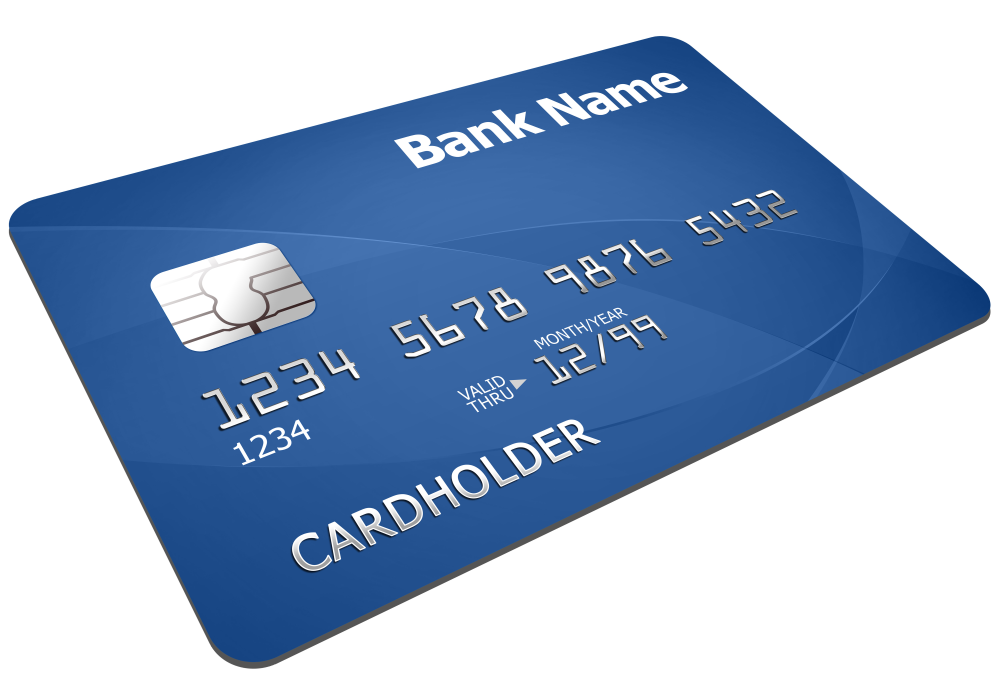
#> input picture Problem_final/card_distors.jpg, 5000 x 3500 px (shown at 1/5 size)
$ jupyter execute --allow-errors card_number_recog.ipynb
#> lines starting #> are read from the running program, lines starting #| are printed output that depends on the picture; after the words box and inside, x2 and y2 are one past the last pixel; in counts of white or black regions, pixels touching at a corner belong together
[cell 1]
import cv2 as cv
import numpy as np
import matplotlib.pyplot as plt
import heapq
import math

[cell 2]
card_img = cv.imread("./card_distors.jpg")[:,:,::-1]

[cell 3]
plt.imshow(card_img, interpolation = 'none')

**Roi extraction**

[cell 4]
card_gray = cv.cvtColor(card_img, cv.COLOR_BGR2GRAY)
ret, card_bin = cv.threshold(card_gray, 0, 255,cv.THRESH_BINARY+cv.THRESH_OTSU)
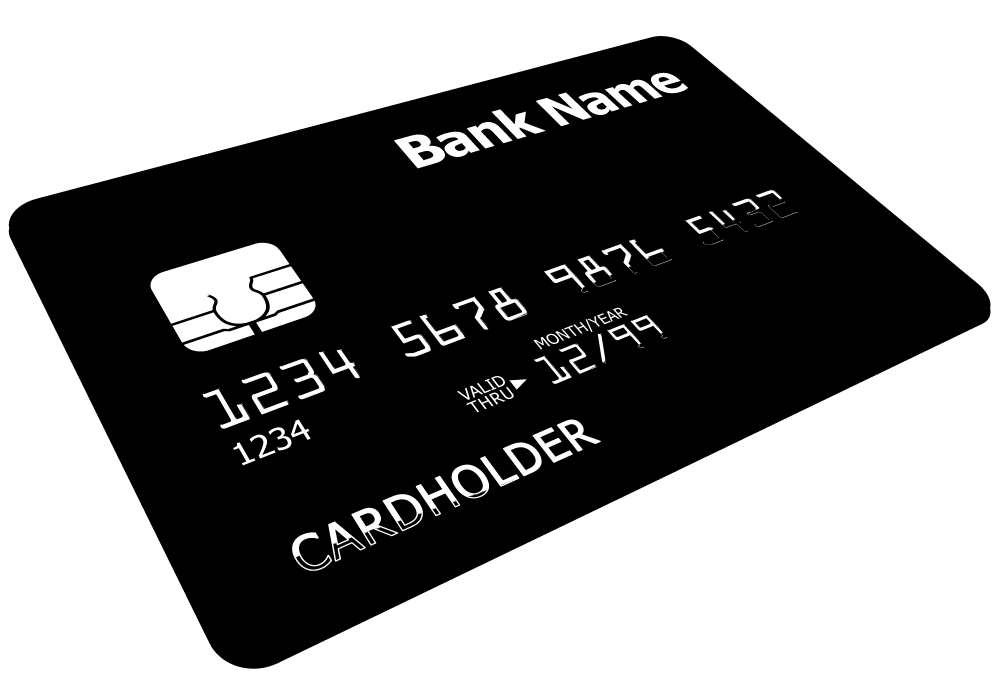
#> card_bin: shape (3500, 5000) (shown at 1/5 size); 53.3% white; 83 black regions (48 under 20 px), largest, box (x1, y1, x2, y2) and area: (44, 180, 4953, 3344) 8096316, (2290, 2347, 2414, 2467) 10650, (1955, 2497, 2083, 2622) 9717
#> ret = 178

[cell 5]
plt.imshow(card_bin, interpolation = 'none')

[cell 6]
cmpts = cv.connectedComponentsWithStats( card_bin )

[cell 7]
plt.imshow(cmpts[1] == 1, interpolation = 'none')

[cell 8]
cpntours_img = np.zeros_like(card_bin, dtype=np.uint8)
card_mask = 1 - np.array(cmpts[1] == 1).astype(np.uint8).copy()
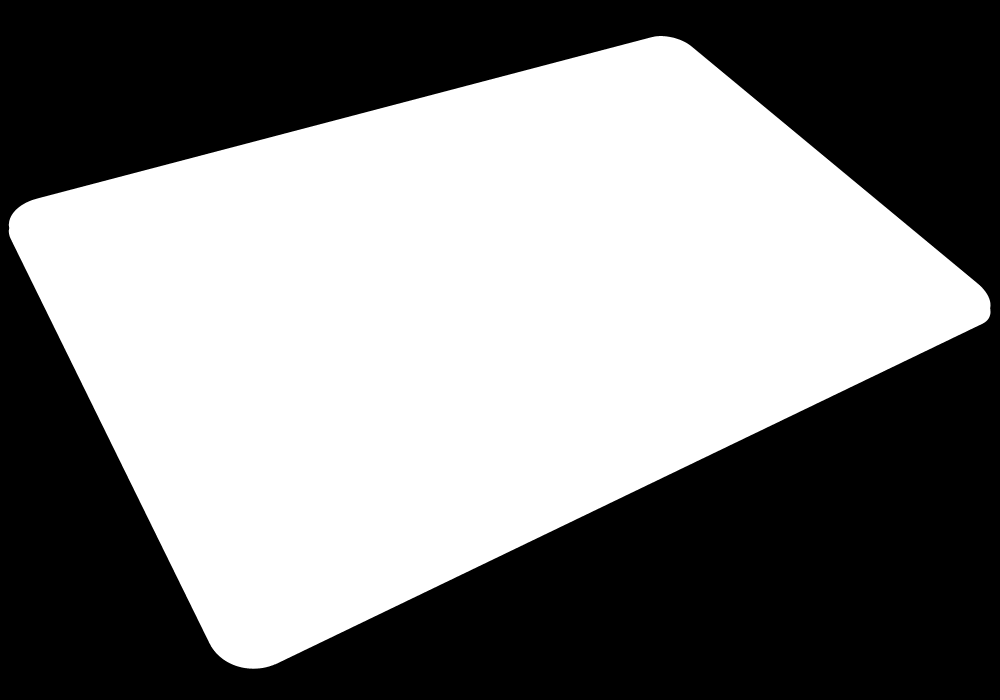
#> card_mask: shape (3500, 5000) (shown at 1/5 size); values 0 (black) and 1 (white), 50.4% white; 1 black region
contours, _ = cv.findContours(card_mask, cv.RETR_EXTERNAL, cv.CHAIN_APPROX_SIMPLE)
#> contours = 1 contour; box (x1, y1, x2, y2) and area: (44, 180, 4953, 3344) 8819478
cv.drawContours(cpntours_img, contours, -1, 255, thickness=4)
#> cpntours_img: shape (3500, 5000); 0.32% white; 1 white region, box (x1, y1, x2, y2) and area: (42, 178, 4955, 3346) 55346
plt.imshow(cpntours_img, interpolation = 'none')

[cell 9]
contours[0].reshape((7961, 2))
#> Out = 7961 pairs, first value 44 to 4952, second value 180 to 3343

[cell 10]
def point_to_segment_distance(point, seg_start, seg_end):
    px, py = point
    x1, y1 = seg_start
    x2, y2 = seg_end

    dx, dy = x2 - x1, y2 - y1
    if dx == 0 and dy == 0:
        return np.linalg.norm([px - x1, py - y1])

    t = ((px - x1) * dx + (py - y1) * dy) / (dx * dx + dy * dy)
    t = max(0, min(1, t))

    closest_x = x1 + t * dx
    closest_y = y1 + t * dy

    return np.linalg.norm([px - closest_x, py - closest_y])

def are_segments_close(segment1, segment2, tolerance):
    p1, p2 = segment1
    q1, q2 = segment2

    return (
        point_to_segment_distance(p1, q1, q2) <= tolerance or
        point_to_segment_distance(p2, q1, q2) <= tolerance
    )


def merge_segments(segments, tolerance):
    merged_segments = []
    used = [False] * len(segments)

    for i, seg1 in enumerate(segments):
        if used[i]:
            continue
        segment1 = ([seg1[0][0], seg1[0][1]], [seg1[0][2], seg1[0][3]])
        current_start, current_end = segment1
        used[i] = True

        for j, seg2 in enumerate(segments):
            if i == j or used[j]:
                continue
            segment2 = ([seg2[0][0], seg2[0][1]], [seg2[0][2], seg2[0][3]])
            if are_segments_close(segment1, segment2, tolerance):
                used[j] = True
                current_start = min(current_start, segment2[0], segment2[1], key=lambda p: (p[0], p[1]))
                current_end = max(current_end, segment2[0], segment2[1], key=lambda p: (p[0], p[1]))

        merged_segments.append([[current_start[0], current_start[1], current_end[0], current_end[1]]])

    return merged_segments

[cell 11]
def find_k_longest_segments(segments, k):
    heap = []

    for segment in segments:
        x1,y1,x2,y2 = segment[0]
        start, end = np.array([x1,y1]), np.array([x2,y2])
        length = np.linalg.norm(end - start)
        start_tuple = tuple([x1,y1])
        end_tuple = tuple([x2,y2])

        if len(heap) < k:
            heapq.heappush(heap, (length, start_tuple, end_tuple))
        else:
            if length > heap[0][0]:
                heapq.heappushpop(heap, (length, start_tuple, end_tuple))

    result = sorted(heap, key=lambda x: -x[0])

    return [[[start_tuple[0], start_tuple[1], end_tuple[0], end_tuple[1]]] for length, start_tuple, end_tuple in result]

[cell 12]
def sort_segments_by_polar_angle(segments, center):
    cx, cy = center

    def polar_angle(point):
        x, y = point
        dx = x - cx
        dy = y - cy
        return math.atan2(dy, dx)

    sorted_segments = sorted(segments, key=lambda seg: polar_angle(seg[0][0:2]))
    return sorted_segments

[cell 13]
edges = cv.Canny(card_bin,50,150,apertureSize = 3)
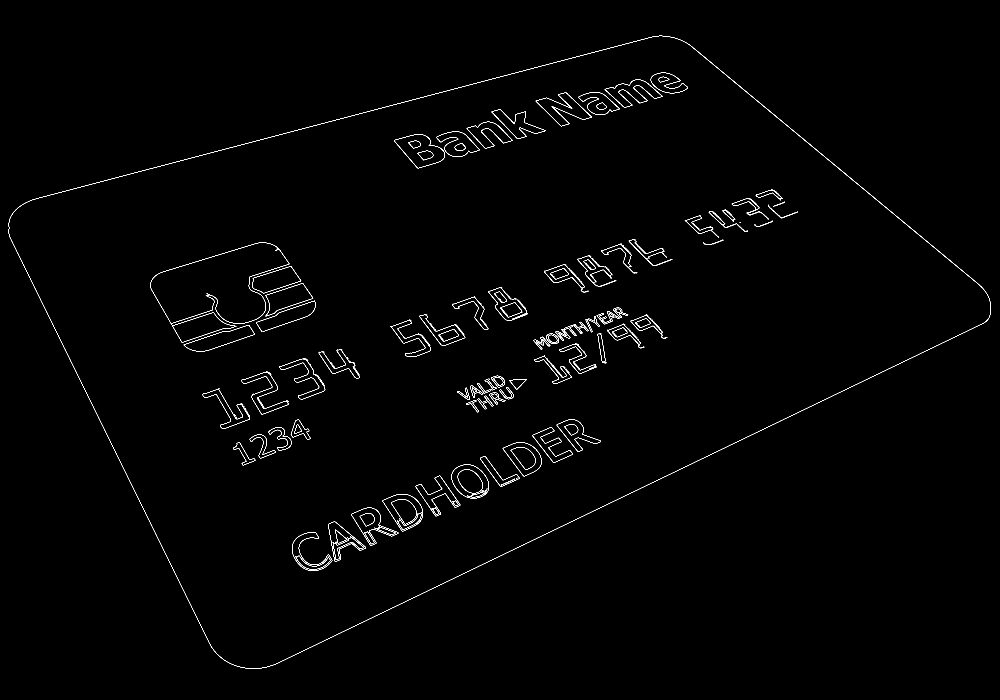
#> edges: shape (3500, 5000) (shown at 1/5 size); 0.37% white in thin lines or dots, all inside (x1, y1, x2, y2) = (43, 179, 4953, 3344)
houghLines = cv.HoughLinesP(cpntours_img,4,np.pi/180,80,minLineLength=200,maxLineGap=30)
#> houghLines = 56 rows, first 6: [43, 1166, 815, 2748], [143, 1005, 845, 817], [1481, 655, 2589, 359], [3019, 2532, 3947, 2080], [2232, 2911, 3183, 2448], [1999, 519, 3126, 218]
contours_draw_img = np.zeros_like(card_bin, dtype=np.uint8)
print(houghLines.shape)
#| (56, 1, 4)
houghLines = merge_segments(houghLines, 6)
#> in merge_segments, `used = [False] * len(segments)`: used = 56 items, first 6: False, False, False, False, False, False
#> the loop in merge_segments, `for i, seg1 in enumerate(segments):` made 56 passes
#> seg1 on passes 2 to 13: [[143, 1005, 845, 817]], [[1481, 655, 2589, 359]], [[3019, 2532, 3947, 2080]], [[2232, 2911, 3183, 2448]], [[1999, 519, 3126, 218]], [[3762, 2174, 4711, 1712]], [[479, 918, 1550, 632]], [[1821, 3109, 2772, 2646]], [[602, 2305, 1059, 3240]], [[4014, 691, 4568, 1155]], [[3763, 483, 4323, 952]], [[1375, 3323, 2147, 2947]]
houghLines = merge_segments(houghLines, 6)
#> the loop in merge_segments (call 2), `for i, seg1 in enumerate(segments):` made 22 passes
#> seg1 on passes 1 to 12: [[43, 1166, 1059, 3240]], [[141, 1007, 1550, 632]], [[1405, 675, 3184, 205]], [[2068, 2990, 4711, 1712]], [[1375, 3323, 2772, 2646]], [[3763, 483, 4920, 1447]], [[44, 1172, 675, 2463]], [[3435, 214, 3675, 415]], [[2730, 327, 3299, 179]], [[4111, 2002, 4931, 1607]], [[1338, 3335, 1773, 3132]], [[160, 998, 430, 926]]
print(len(houghLines))
#| 16
houghLines = find_k_longest_segments(houghLines, 4)
#> the loop in find_k_longest_segments, `for segment in segments:` made 16 passes
#> segment on passes 1 to 12: [[43, 1166, 1066, 3249]], [[141, 1007, 3184, 205]], [[1375, 3323, 4931, 1607]], [[3763, 483, 4920, 1447]], [[44, 1172, 675, 2463]], [[3435, 214, 3675, 415]], [[2730, 327, 3299, 179]], [[1338, 3335, 1773, 3132]], [[160, 998, 430, 926]], [[3323, 2381, 3781, 2160]], [[1931, 532, 2484, 389]], [[4295, 1914, 4653, 1744]]
houghLines = sort_segments_by_polar_angle(houghLines, (card_bin.shape[1] // 2, card_bin.shape[0] // 2))
for line in houghLines:
    x1,y1,x2,y2 = line[0]
    cv.line(contours_draw_img,(x1,y1),(x2,y2),1,10)
#> this loop made 4 passes
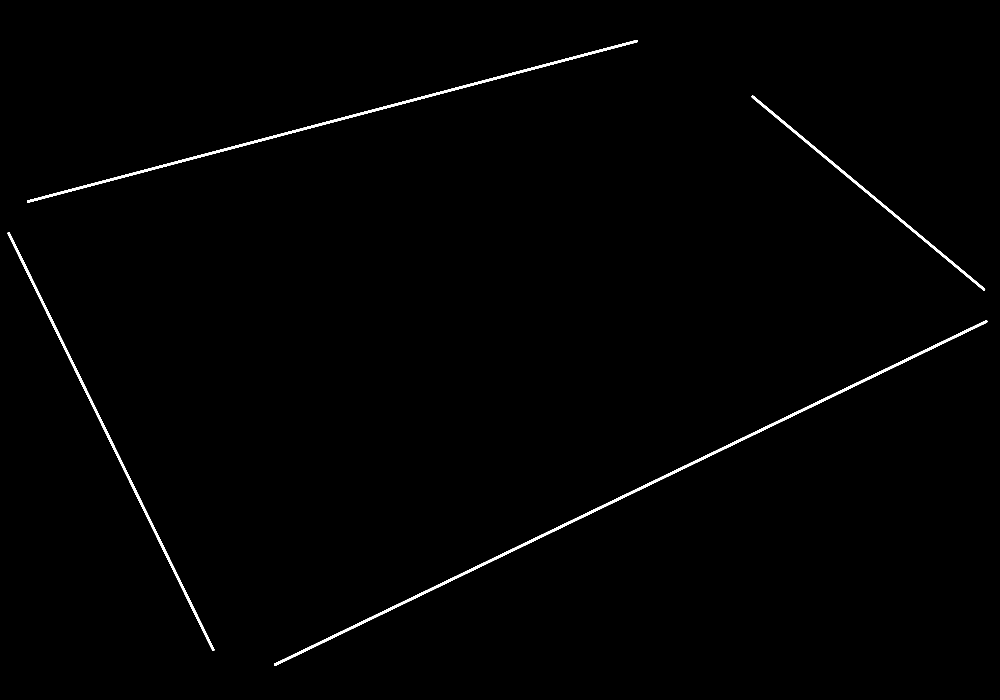
#> contours_draw_img: shape (3500, 5000) (shown at 1/5 size); values 0 (black) and 1 (white), 0.69% white; 4 white regions, box (x1, y1, x2, y2) and area: (1370, 1602, 4937, 3329) 44817, (136, 200, 3190, 1013) 34155, (38, 1161, 1072, 3255) 24987, (3758, 478, 4926, 1453) 16471
plt.imshow(contours_draw_img, interpolation = 'none')
# houghLines = houghLines.reshape((238, 4))
houghLines
#> Out = [[[43, 1166, 1066, 3249]], [[141, 1007, 3184, 205]], [[3763, 483, 4920, 1447]], [[1375, 3323, 4931, 1607]]]

[cell 14]
def find_intersection(segment1, segment2):
    x1, y1 = segment1[0], segment1[1]
    x2, y2 = segment1[2], segment1[3]
    x3, y3 = segment2[0], segment2[1]
    x4, y4 = segment2[2], segment2[3]

    det = (x1 - x2) * (y3 - y4) - (y1 - y2) * (x3 - x4)

    if np.isclose(det, 0):
        return None

    t = ((x1 - x3) * (y3 - y4) - (y1 - y3) * (x3 - x4)) / det
    u = ((x1 - x3) * (y1 - y2) - (y1 - y3) * (x1 - x2)) / det
    px = x1 + t * (x2 - x1)
    py = y1 + t * (y2 - y1)
    return px, py

[cell 15]
source = np.zeros((4, 2))
length = len(houghLines)
for i in range(length):
    source[i] = np.array(find_intersection(houghLines[i][0], houghLines[(i + 1) % length][0]), np.float32)

source
#> Out = [[-14.91, 1048.1], [3370.4, 155.9], [5045.6, 1551.7], [1154.6, 3429.4]]

[cell 16]
card_img_padded = 255*np.ones((card_img.shape[0] + 200, card_img.shape[1] + 200, 3), np.uint8)
card_img_padded[100:(100 + card_img.shape[0]), 100:(100 + card_img.shape[1]), :] = card_img
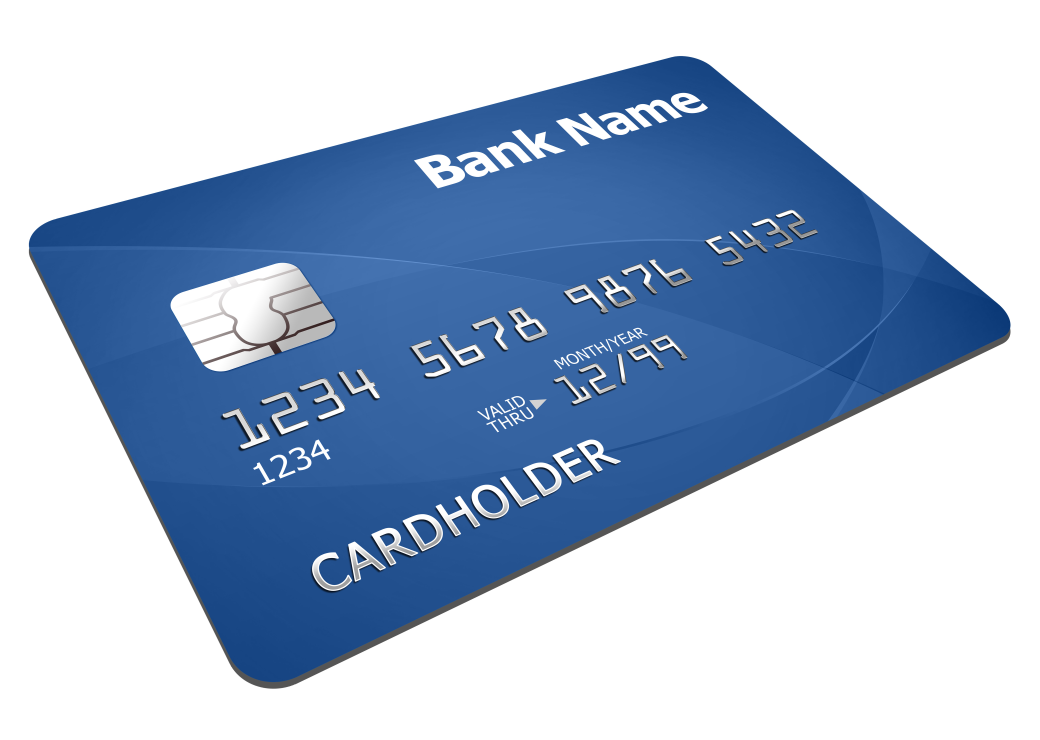
#> card_img_padded: shape (3700, 5200, 3) (shown at 1/5 size); mean R, G, B 165.7, 184.4, 209.7
for i in range(4):
    source[i][0] += 100
    source[i][1] += 100
card_img_padded_draw = card_img_padded.copy()
for pt in source:
    cv.circle(card_img_padded_draw, pt.astype(np.int32), 50, (255, 0, 0), -1)
#> this loop made 4 passes
#> pt on passes 1 to 4: [85.09, 1148.1], [3470.4, 255.9], [5145.6, 1651.7], [1254.6, 3529.4]
plt.imshow(card_img_padded_draw, interpolation = 'none')

[cell 17]
source = source.astype(np.float32)
target = np.float32([[0,0],\
             [512,0],\
             [512,256],\
             [0,256]])
M = cv.getPerspectiveTransform(source, target)
roi_img = cv.warpPerspective(card_img_padded, M, (512,256))
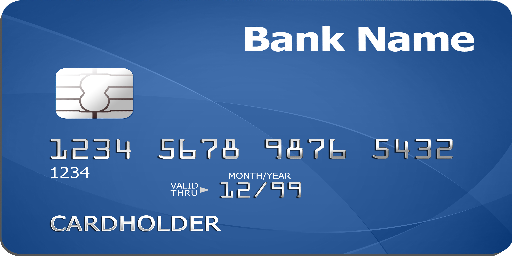
#> roi_img: shape (256, 512, 3); mean R, G, B 60.9, 102.1, 157.8
plt.imshow( roi_img )

**Numbers recognition**

[cell 18]
roi_img_gray = cv.cvtColor(roi_img, cv.COLOR_BGR2GRAY)
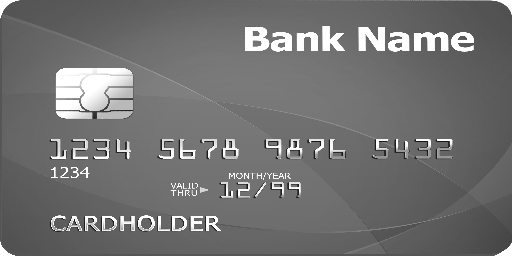
#> roi_img_gray: shape (256, 512); min 11, max 255, mean 113.8
_, roi_img_bin = cv.threshold(roi_img_gray, 127, 255, cv.THRESH_BINARY)
#> roi_img_bin: shape (256, 512); 8.7% white; 147 white regions (91 under 20 px), largest, box (x1, y1, x2, y2) and area: (55, 68, 133, 111) 2854, (358, 27, 385, 51) 492, (245, 27, 270, 51) 463
plt.imshow( roi_img_bin )

[cell 19]
# roi_img_gray[135:160, 50:70, :][12, 7, :]
plt.imshow( roi_img_gray[135:160, 50:70] )
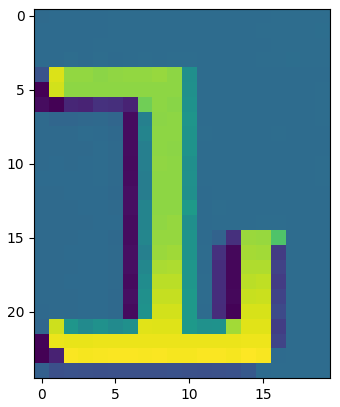
#> figure drawn by matplotlib, 1 panel

[cell 20]
def load_and_make_gray(image_path):
    img = cv.imread(image_path, cv.IMREAD_GRAYSCALE)
    _, bin_img = cv.threshold(img, 128, 255, cv.THRESH_BINARY_INV)
    return (bin_img)

def create_mask(template):
    mask = np.zeros_like(template, dtype=np.uint8)
    contours, _ = cv.findContours(template, cv.RETR_EXTERNAL, cv.CHAIN_APPROX_SIMPLE)
    cv.drawContours(mask, contours, -1, 255, thickness=cv.FILLED)
    mask = cv.bitwise_not(mask)
    return 255 - mask

[cell 21]
templates = {}
#> (the rest of this cell did not finish here and is left out)

[cell 22]
def find_best_scale_and_detect_digits(main_image, templates):
    """Find the best scale using pyramid scaling and detect digits."""
    scales = [1.0, 1.25, 1.5, 1.75, 1.9, 2.0, 2.1, 2.25, 2.5, 2.6, 2.7, 2.8]  # Possible scales to test
    best_scale = 1.0
    threshold = 0.9
    best_matches = []

    for digit, (tmpl, mask) in templates.items():
        best_matches.append((0, digit, (0, 0), (0, 0)))

    for scale in scales:
        scaled_img = cv.resize(main_image, None, fx=scale, fy=scale, interpolation=cv.INTER_LINEAR)
        scale_matches = []

        for digit, (tmpl, mask) in templates.items():
            res = cv.matchTemplate(scaled_img, tmpl, cv.TM_CCORR_NORMED, mask=mask)
            min_val, max_val, min_loc, max_loc = cv.minMaxLoc(res)
            top_left = max_loc
            bottom_right = (top_left[0] + tmpl.shape[1], top_left[1] + tmpl.shape[0])
            scale_matches.append((max_val, digit, top_left, bottom_right))
            res[res == max_val] = 0
            min_val, max_val, min_loc, max_loc = cv.minMaxLoc(res)
            top_left = max_loc
            bottom_right = (top_left[0] + tmpl.shape[1], top_left[1] + tmpl.shape[0])
            scale_matches.append((max_val, digit, top_left, bottom_right))

        if sum(match[0] for match in scale_matches) > sum(match[0] for match in best_matches):
            best_scale = scale
            best_matches = scale_matches
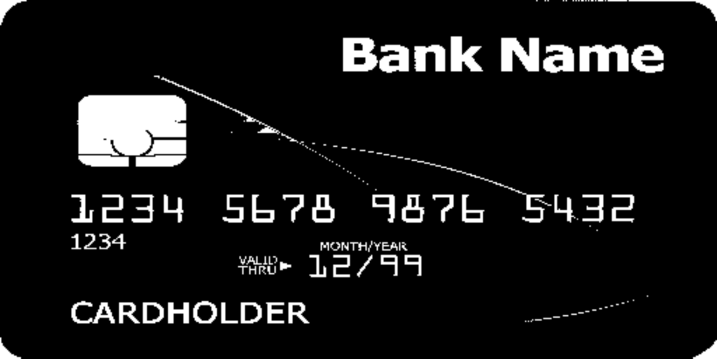
#> scaled_img: shape (717, 1434) (shown at 1/2 size); min 0, max 255, mean 22.1

    return best_scale, best_matches


def find_best_scale_and_detect_digits_new(main_image, templates):
    scales = [1.0, 1.25, 1.5, 1.75, 1.9, 2.0, 2.1, 2.25, 2.5, 2.6, 2.7, 2.8]  # Possible scales to test
    best_scale = 1.0
    threshold = 0.9
    final_matches = []
    final_scales = []

    for digit, (tmpl, mask) in templates.items():
        best_matches = []
        best_scale = 1.0
        best_matches.append((0, digit, (0, 0), (0, 0)))
        for scale in scales:
            scaled_img = cv.resize(main_image, None, fx=scale, fy=scale, interpolation=cv.INTER_LINEAR)
            scale_matches = []
            res = cv.matchTemplate(scaled_img, tmpl, cv.TM_CCOEFF_NORMED, mask=mask)
            min_val, max_val, min_loc, max_loc = cv.minMaxLoc(res)
            top_left = max_loc
            bottom_right = (top_left[0] + tmpl.shape[1], top_left[1] + tmpl.shape[0])
            scale_matches.append([max_val, digit, top_left, bottom_right])
            min_val, max_val, min_loc, max_loc = cv.minMaxLoc(res)
            top_left = max_loc
            bottom_right = (top_left[0] + tmpl.shape[1], top_left[1] + tmpl.shape[0])
            scale_matches.append([max_val, digit, top_left, bottom_right])
            if sum(match[0] for match in scale_matches) > sum(match[0] for match in best_matches):
                best_matches = scale_matches
                best_scale = scale

        for match in best_matches:
            match += [best_scale]
            final_matches.append(match)

    return final_matches

[cell 23]
def plot_results(main_image, detected_positions, scale = 1.0):
    """Plot the results with rectangles and digit labels."""
    scaled_img = cv.resize(main_image, None, fx=scale, fy=scale, interpolation=cv.INTER_LINEAR)

    best_scale = 1.0
    for _, digit, top_left, bottom_right in detected_positions:
        top_left = [int(val/best_scale) for val in top_left]
        bottom_right = [int(val/best_scale) for val in bottom_right]
        cv.rectangle(scaled_img, top_left, bottom_right, (255, 0, 0), 2)
        cv.putText(scaled_img, str(digit), (top_left[0], top_left[1] - 5), cv.FONT_HERSHEY_SIMPLEX, 0.5, (255, 255, 255), 1)

    plt.imshow(scaled_img, cmap='gray')
    plt.title("Detected Digits")
    plt.axis('off')
    plt.show()

[cell 24]
best_scale, detected_positions = find_best_scale_and_detect_digits(roi_img_bin, templates)
best_scale, detected_positions
#> Out = (1, [])

# detected_positions = find_best_scale_and_detect_digits(roi_img_bin, templates)
# detected_positions

[cell 25]
plot_results(roi_img, detected_positions, best_scale)
